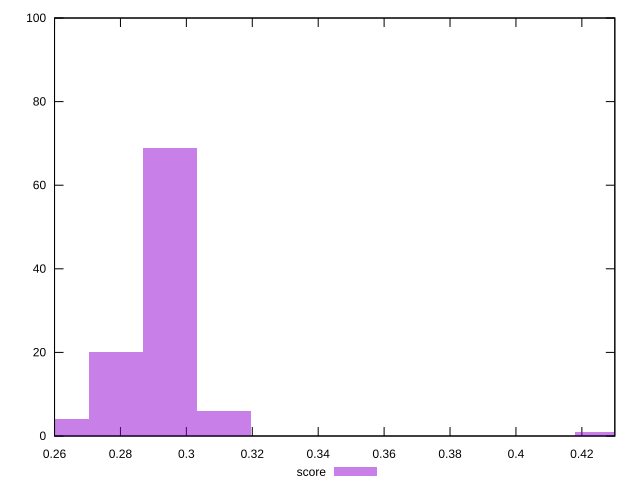

gnuplot code for this plot:
reset

$score <<EOF
0.3114372312882874 6
0.295045798062588 69
0.2786543648368887 20
0.26226293161118935 4
0.4261772638681827 1
EOF

set key outside below
set boxwidth 0.016391433225699335
set xrange [0.26:0.43]
set yrange [0:100]
set trange [0:100]
set style fill transparent solid 0.5 noborder
set terminal svg size 640, 490 enhanced background rgb 'white'
set output "report_00017_2021-02-10T15-08-03.406Z/uses-text-compression/samples/pages+cached+noadtech+nomedia/score/histogram.svg"

plot $score title "score" with boxes

reset
